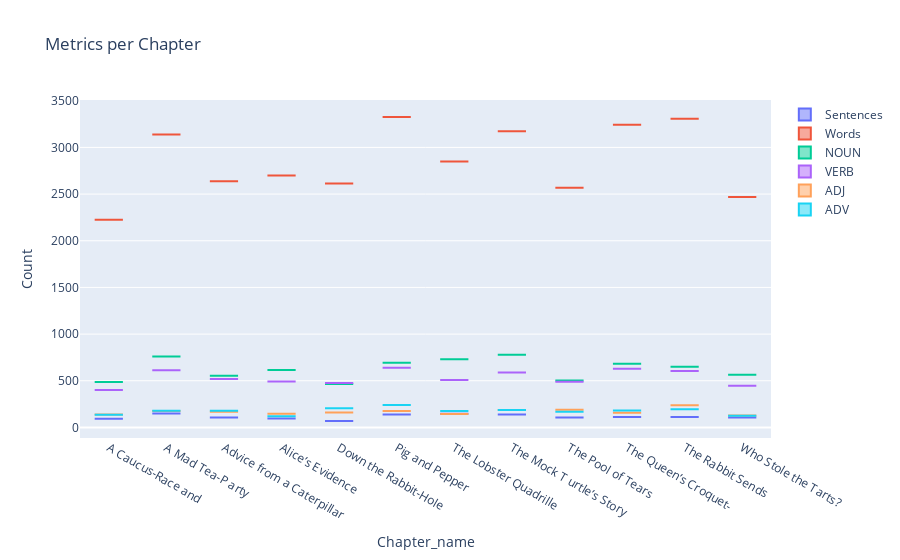

The notebook cell saved with this chart:
### Code cell
import pandas as pd
import plotly.graph_objects as go



# Group by Chapter_name and aggregate metrics
chapter_metrics = df1.groupby('Chapter_name').agg({
    'no of sentence': 'sum',
    'no of words': 'sum',
    'NOUN': 'sum',
    'VERB': 'sum',
    'ADJ': 'sum',
    'ADV': 'sum'
}).reset_index()

# Create the consolidated figure
fig = go.Figure()

# Add box plots for each metric
fig.add_trace(go.Box(x=chapter_metrics['Chapter_name'], y=chapter_metrics['no of sentence'], name='Sentences'))
fig.add_trace(go.Box(x=chapter_metrics['Chapter_name'], y=chapter_metrics['no of words'], name='Words'))
fig.add_trace(go.Box(x=chapter_metrics['Chapter_name'], y=chapter_metrics['NOUN'], name='NOUN'))
fig.add_trace(go.Box(x=chapter_metrics['Chapter_name'], y=chapter_metrics['VERB'], name='VERB'))
fig.add_trace(go.Box(x=chapter_metrics['Chapter_name'], y=chapter_metrics['ADJ'], name='ADJ'))
fig.add_trace(go.Box(x=chapter_metrics['Chapter_name'], y=chapter_metrics['ADV'], name='ADV'))

# Update layout
fig.update_layout(title='Metrics per Chapter', xaxis_title='Chapter_name', yaxis_title='Count')

# Show the plot
fig.show()

### Figure 1 — Plotly figure (JSON) as saved in the notebook; plotly's stock layout.template omitted (floating-point values rounded to 4 significant figures)
{"data": [{"name": "Sentences", "type": "box", "x": ["A Caucus-Race and ", "A Mad Tea-P arty", "Advice from a Caterpillar", "Alice’s Evidence", "Down the Rabbit-Hole", "Pig and Pepper", "The Lobster Quadrille", "The Mock T urtle’s Story", "The Pool of Tears", "The Queen’s Croquet-", "The Rabbit Sends ", "Who Stole the Tarts?"], "y": [94, 150, 107, 95, 68, 140, 146, 138, 106, 112, 113, 107]}, {"name": "Words", "type": "box", "x": ["A Caucus-Race and ", "A Mad Tea-P arty", "Advice from a Caterpillar", "Alice’s Evidence", "Down the Rabbit-Hole", "Pig and Pepper", "The Lobster Quadrille", "The Mock T urtle’s Story", "The Pool of Tears", "The Queen’s Croquet-", "The Rabbit Sends ", "Who Stole the Tarts?"], "y": [2226, 3138, 2638, 2700, 2614, 3327, 2848, 3172, 2567, 3242, 3306, 2470]}, {"name": "NOUN", "type": "box", "x": ["A Caucus-Race and ", "A Mad Tea-P arty", "Advice from a Caterpillar", "Alice’s Evidence", "Down the Rabbit-Hole", "Pig and Pepper", "The Lobster Quadrille", "The Mock T urtle’s Story", "The Pool of Tears", "The Queen’s Croquet-", "The Rabbit Sends ", "Who Stole the Tarts?"], "y": [488, 760, 555, 615, 466, 694, 730, 779, 503, 682, 650, 564]}, {"name": "VERB", "type": "box", "x": ["A Caucus-Race and ", "A Mad Tea-P arty", "Advice from a Caterpillar", "Alice’s Evidence", "Down the Rabbit-Hole", "Pig and Pepper", "The Lobster Quadrille", "The Mock T urtle’s Story", "The Pool of Tears", "The Queen’s Croquet-", "The Rabbit Sends ", "Who Stole the Tarts?"], "y": [402, 614, 518, 492, 476, 640, 507, 589, 489, 628, 604, 447]}, {"name": "ADJ", "type": "box", "x": ["A Caucus-Race and ", "A Mad Tea-P arty", "Advice from a Caterpillar", "Alice’s Evidence", "Down the Rabbit-Hole", "Pig and Pepper", "The Lobster Quadrille", "The Mock T urtle’s Story", "The Pool of Tears", "The Queen’s Croquet-", "The Rabbit Sends ", "Who Stole the Tarts?"], "y": [138, 175, 167, 148, 161, 176, 145, 188, 190, 157, 238, 127]}, {"name": "ADV", "type": "box", "x": ["A Caucus-Race and ", "A Mad Tea-P arty", "Advice from a Caterpillar", "Alice’s Evidence", "Down the Rabbit-Hole", "Pig and Pepper", "The Lobster Quadrille", "The Mock T urtle’s Story", "The Pool of Tears", "The Queen’s Croquet-", "The Rabbit Sends ", "Who Stole the Tarts?"], "y": [137, 180, 178, 119, 206, 241, 175, 187, 168, 182, 195, 125]}], "layout": {"title": {"text": "Metrics per Chapter"}, "xaxis": {"title": {"text": "Chapter_name"}}, "yaxis": {"title": {"text": "Count"}}}}
